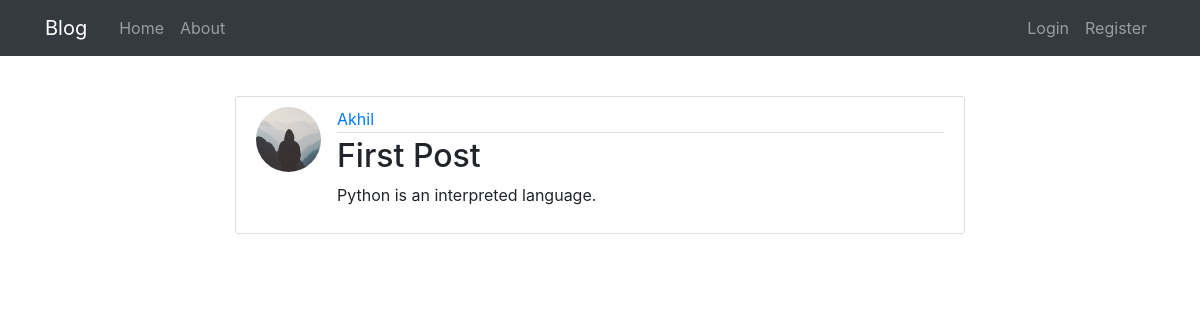
/post/1, run on the app's committed database.
### flaskblog/models.py (models this page shows, shortened)
class User(db.Model, UserMixin):
    id = db.Column(db.Integer, primary_key=True)
    username = db.Column(db.String(20), unique=True, nullable=False)
    email = db.Column(db.String(120), unique=True, nullable=False)
    image_file = db.Column(db.String(20), nullable=False, default='default.jpg')
    password = db.Column(db.String(60), nullable=False)
    posts = db.relationship('Post', backref='author', lazy=True)

class Post(db.Model):
    id = db.Column(db.Integer, primary_key=True)
    title = db.Column(db.String(100), nullable=False)
    content = db.Column(db.Text, nullable=False)
    user_id = db.Column(db.Integer, db.ForeignKey('user.id'), nullable=False)

### flaskblog/routes.py (the view)
@app.route("/post/<int:post_id>")
def post(post_id):
	post = Post.query.get_or_404(post_id)
	return render_template('post.html',title =post.title, post=post )

### flaskblog/templates/post.html (shortened to what this page needs)
{% extends "general_layout.html" %}
{% block changing %}
<article class="media content-section">
	<img class="rounded-circle article-img" src="{{url_for('static',filename='profile_pics/' + post.author.image_file)}}">
  <div class="media-body">
    <div class="article article-metadata">
      <a class="mr-2" href="{{ url_for('user_posts', username = post.author.username) }}">{{ post.author.username }}</a>
    </div>
    <h2><a class="article-title">{{ post.title }}</a></h2>
    <p class="article-content">{{ post.content }}</p>
  </div>
</article>
{% endblock changing %}

### flaskblog/static/main.css (style rules this page uses)
body { background: #fafafa; color: #333333; margin-top: 5rem; }
h1, h2, h3, h4, h5, h6 { color: #444444; }
.content-section { background: #ffffff; padding: 10px 20px; border: 1px solid #dddddd; border-radius: 3px; margin-bottom: 20px; }
.article-title { color: #444444; }
.article-content { white-space: pre-line; }
.article-img { height: 65px; width: 65px; margin-right: 16px; }
.article-metadata { padding-bottom: 1px; margin-bottom: 4px; border-bottom: 1px solid #e3e3e3 }

### data on the page
User: image_file (placeholder picture), author.username "Akhil"
Post: title "First Post", content "Python is an interpreted language."
